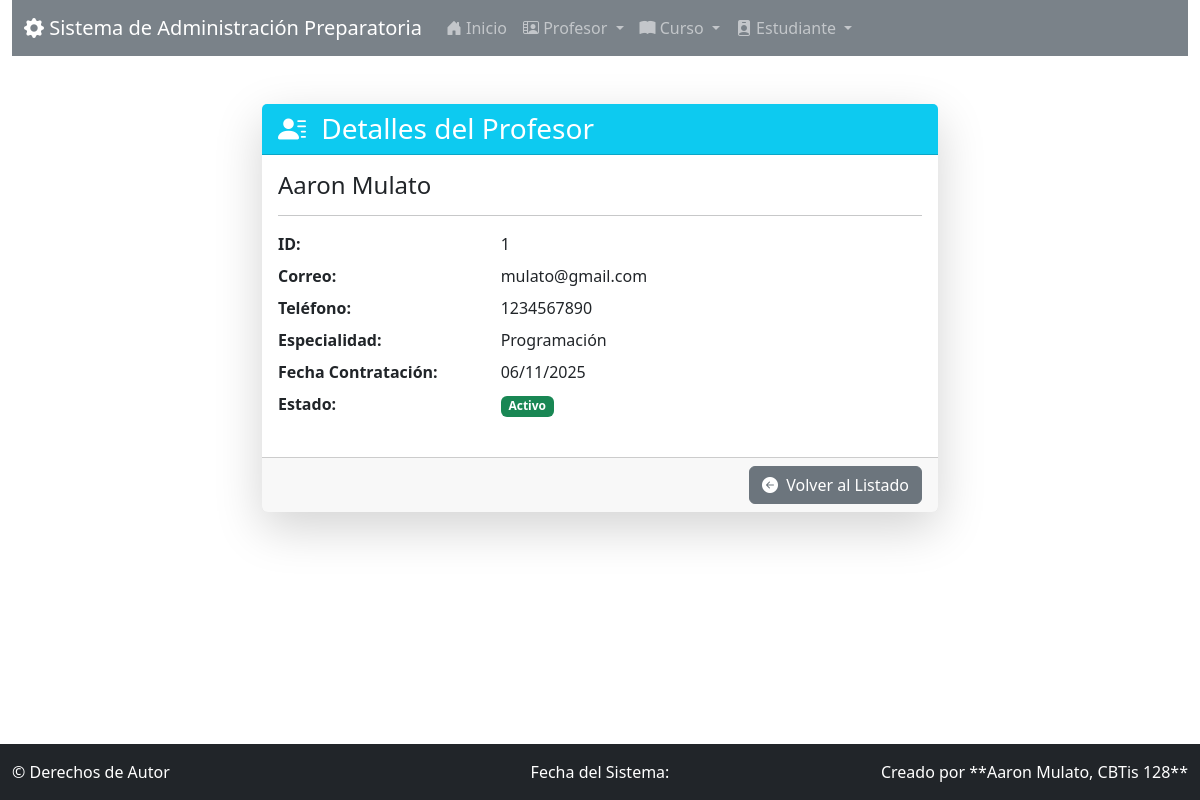
The page /profesor/detalle/1/ on the database its author committed.
### app_Preparatoria/models.py (models this page shows, shortened)
class Profesor(models.Model):
    nombre_profesor = models.CharField(max_length=50, unique=True)
    apellido_profesor = models.CharField(max_length=50, unique=True)
    correo_profesor = models.EmailField(max_length=100)
    telefono = models.CharField(max_length=15)
    especialidad = models.CharField(max_length=50, default="")
    fecha_contratacion = models.DateField(auto_now_add=True)
    activo = models.BooleanField(default=True)

### app_Preparatoria/views.py (the view)
# urls.py: path('profesor/detalle/<int:profesor_id>/', views.ver_detalle_profesor, name='ver_detalle_profesor'),
def ver_detalle_profesor(request, profesor_id):
    profesor = get_object_or_404(Profesor, pk=profesor_id)
    context = {'profesor': profesor}
    return render(request, 'profesor/detalle_profesor.html', context)

### app_Preparatoria/templates/profesor/detalle_profesor.html
{% extends 'base.html' %}
{% block content %}
<div class="row justify-content-center">
    <div class="col-md-7">
        <div class="card shadow-lg border-0">
            <div class="card-header bg-info text-white">
                <h3 class="mb-0"><i class="bi bi-person-lines-fill me-2"></i> Detalles del Profesor</h3>
            </div>
            <div class="card-body">
                <h4 class="card-title">{{ profesor.nombre_profesor }} {{ profesor.apellido_profesor }}</h4>
                <hr>
                <dl class="row">
                    <dt class="col-sm-4">ID:</dt>
                    <dd class="col-sm-8">{{ profesor.id }}</dd>
                    <dt class="col-sm-4">Correo:</dt>
                    <dd class="col-sm-8">{{ profesor.correo_profesor }}</dd>
                    <dt class="col-sm-4">Teléfono:</dt>
                    <dd class="col-sm-8">{{ profesor.telefono }}</dd>
                    <dt class="col-sm-4">Especialidad:</dt>
                    <dd class="col-sm-8">{{ profesor.especialidad }}</dd>
                    <dt class="col-sm-4">Fecha Contratación:</dt>
                    <dd class="col-sm-8">{{ profesor.fecha_contratacion|date:"d/m/Y" }}</dd>
                    <dt class="col-sm-4">Estado:</dt>
                    <dd class="col-sm-8">
                        {% if profesor.activo %}
                            <span class="badge bg-success">Activo</span>
                        {% else %}
                            <span class="badge bg-danger">Inactivo</span>
                        {% endif %}
                    </dd>
                </dl>
            </div>
            <div class="card-footer text-end">
                <a href="{% url 'ver_profesor' %}" class="btn btn-secondary"><i class="bi bi-arrow-left-circle-fill me-1"></i> Volver al Listado</a>
            </div>
        </div>
    </div>
</div>
{% endblock %}

### app_Preparatoria/templates/base.html (style rules this page uses)
:root { --bs-primary: #6c757d; --bs-secondary: #e9ecef; --bs-success: #20c997; --bs-info: #6610f2; }
body { padding-bottom: 60px; }

### rows shown on the page
Profesor: nombre_profesor "Aaron", apellido_profesor "Mulato", id "1", correo_profesor "mulato@gmail.com", telefono "1234567890", especialidad "Programación", fecha_contratacion "06/11/2025"
